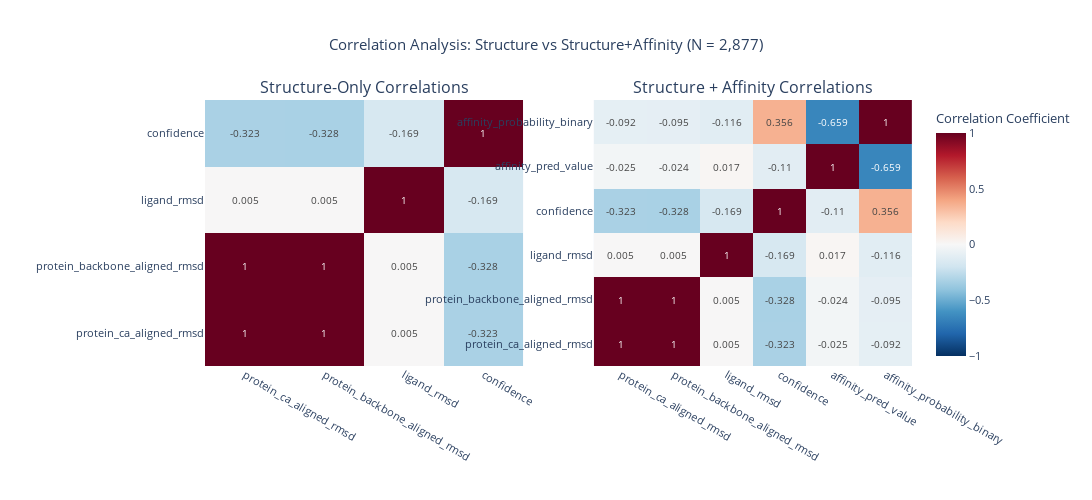
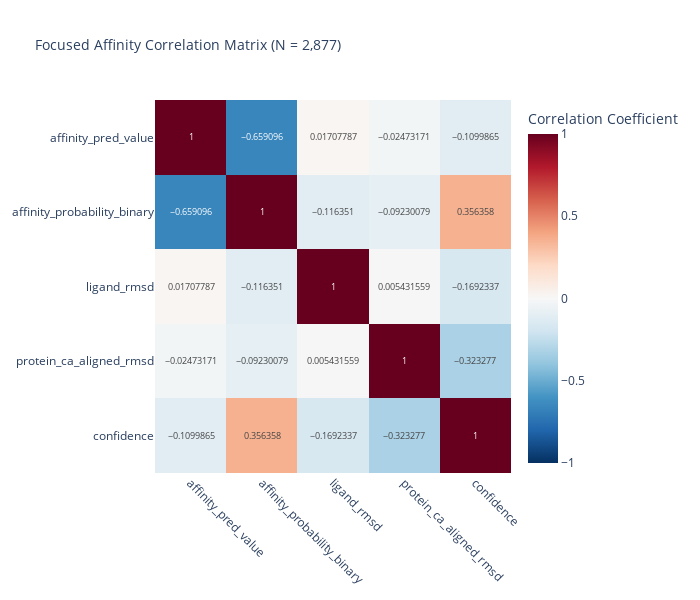

The notebook cell these images were saved under, in order:
### Code cell
# Create comprehensive affinity correlation matrix
print("\n🧬 Creating Affinity Correlation Matrix")

# Check if we have affinity data for correlation matrix
if 'df_with_affinity' in locals():
    df_corr_affinity = df_with_affinity.copy()
    
    # Select all relevant metrics for comprehensive correlation
    affinity_metrics = [
        'protein_ca_aligned_rmsd', 'protein_backbone_aligned_rmsd', 
        'ligand_rmsd', 'confidence',
        'affinity_pred_value', 'affinity_probability_binary'
    ]
    
    # Filter for available columns
    available_metrics = [col for col in affinity_metrics if col in df_corr_affinity.columns]
    
    if len(available_metrics) >= 4:  # Need at least 4 metrics for meaningful correlation
        
        # Create correlation matrix with affinity data
        affinity_correlation_matrix = df_corr_affinity[available_metrics].corr()
        
        # Create side-by-side correlation heatmaps
        fig_combined = make_subplots(
            rows=1, cols=2,
            subplot_titles=("Structure-Only Correlations", "Structure + Affinity Correlations"),
            specs=[[{"type": "xy"}, {"type": "xy"}]]
        )
        
        # Left plot: Original structure correlations
        structure_only_matrix = df_clean[['protein_ca_aligned_rmsd', 'protein_backbone_aligned_rmsd', 
                                        'ligand_rmsd', 'confidence']].corr()
        
        fig_combined.add_trace(
            go.Heatmap(
                z=structure_only_matrix.values,
                x=structure_only_matrix.columns,
                y=structure_only_matrix.index,
                colorscale='RdBu_r',
                zmid=0,
                zmin=-1,
                zmax=1,
                text=np.round(structure_only_matrix.values, 3),
                texttemplate="%{text}",
                textfont={"size": 10},
                showscale=False
            ),
            row=1, col=1
        )
        
        # Right plot: Combined structure + affinity correlations  
        fig_combined.add_trace(
            go.Heatmap(
                z=affinity_correlation_matrix.values,
                x=affinity_correlation_matrix.columns,
                y=affinity_correlation_matrix.index,
                colorscale='RdBu_r',
                zmid=0,
                zmin=-1,
                zmax=1,
                text=np.round(affinity_correlation_matrix.values, 3),
                texttemplate="%{text}",
                textfont={"size": 10},
                colorbar=dict(title="Correlation Coefficient", x=1.02)
            ),
            row=1, col=2
        )
        
        # Update layout for combined plot
        fig_combined.update_layout(
            title_text=f"Correlation Analysis: Structure vs Structure+Affinity (N = {len(df_corr_affinity):,})",
            title_x=0.5,
            width=1200,
            height=500,
            font=dict(size=11)
        )
        
        # Update axes
        fig_combined.update_xaxes(title_text="", row=1, col=1)
        fig_combined.update_xaxes(title_text="", row=1, col=2)
        fig_combined.update_yaxes(title_text="", row=1, col=1)
        fig_combined.update_yaxes(title_text="", row=1, col=2)
        
        fig_combined.show()
        
        # Also create a focused affinity-only correlation matrix
        affinity_only_metrics = ['affinity_pred_value', 'affinity_probability_binary', 
                                'ligand_rmsd', 'protein_ca_aligned_rmsd', 'confidence']
        available_affinity_metrics = [col for col in affinity_only_metrics if col in df_corr_affinity.columns]
        
        if len(available_affinity_metrics) >= 3:
            affinity_focused_matrix = df_corr_affinity[available_affinity_metrics].corr()
            
            fig_affinity_focused = px.imshow(
                affinity_focused_matrix,
                text_auto=True,
                aspect="auto",
                title=f"Focused Affinity Correlation Matrix (N = {len(df_corr_affinity):,})",
                color_continuous_scale='RdBu_r',
                range_color=[-1, 1],
                labels=dict(color="Correlation Coefficient")
            )
            
            fig_affinity_focused.update_layout(
                width=700,
                height=600,
                font=dict(size=12),
                title_font_size=14
            )
            
            # Customize tick labels for better readability
            fig_affinity_focused.update_xaxes(tickangle=45)
            fig_affinity_focused.update_yaxes(tickangle=0)
            
            fig_affinity_focused.show()
            
            # Print key affinity correlations
            print(f"\n🎯 Key Affinity Correlations:")
            
            # Affinity value correlations
            if 'affinity_pred_value' in affinity_focused_matrix.columns:
                aff_ligand_corr = affinity_focused_matrix.loc['affinity_pred_value', 'ligand_rmsd']
                aff_protein_corr = affinity_focused_matrix.loc['affinity_pred_value', 'protein_ca_aligned_rmsd']
                aff_conf_corr = affinity_focused_matrix.loc['affinity_pred_value', 'confidence']
                
                print(f"   • Affinity Value vs Ligand RMSD: r = {aff_ligand_corr:.3f}")
                print(f"   • Affinity Value vs Protein RMSD: r = {aff_protein_corr:.3f}")
                print(f"   • Affinity Value vs Confidence: r = {aff_conf_corr:.3f}")
            
            # Binding probability correlations
            if 'affinity_probability_binary' in affinity_focused_matrix.columns:
                prob_ligand_corr = affinity_focused_matrix.loc['affinity_probability_binary', 'ligand_rmsd']
                prob_protein_corr = affinity_focused_matrix.loc['affinity_probability_binary', 'protein_ca_aligned_rmsd']
                prob_conf_corr = affinity_focused_matrix.loc['affinity_probability_binary', 'confidence']
                
                print(f"   • Binding Probability vs Ligand RMSD: r = {prob_ligand_corr:.3f}")
                print(f"   • Binding Probability vs Protein RMSD: r = {prob_protein_corr:.3f}")
                print(f"   • Binding Probability vs Confidence: r = {prob_conf_corr:.3f}")
            
            # Cross-correlation between affinity metrics
            if 'affinity_pred_value' in affinity_focused_matrix.columns and 'affinity_probability_binary' in affinity_focused_matrix.columns:
                aff_prob_corr = affinity_focused_matrix.loc['affinity_pred_value', 'affinity_probability_binary']
                print(f"   • Affinity Value vs Binding Probability: r = {aff_prob_corr:.3f}")
                
                if abs(aff_prob_corr) < 0.3:
                    print(f"     → Weak correlation suggests independent information content")
                elif aff_prob_corr < -0.5:
                    print(f"     → Strong negative correlation (expected: lower affinity = higher binding prob)")
                elif aff_prob_corr > 0.5:
                    print(f"     → Strong positive correlation (unexpected relationship)")
            
            print(f"\n📊 Correlation Matrix Insights:")
            print(f"   • Matrix size: {affinity_focused_matrix.shape[0]}×{affinity_focused_matrix.shape[1]}")
            print(f"   • Strongest correlation: {affinity_focused_matrix.abs().max().max():.3f}")
            print(f"   • Average absolute correlation: {affinity_focused_matrix.abs().mean().mean():.3f}")
            
    else:
        print("❌ Insufficient affinity metrics for correlation matrix")
        print(f"   Available metrics: {available_metrics}")
        
else:
    print("❌ No affinity data available for correlation matrix")
    print("   Run the affinity data loading section first")

### Figure 1 — Plotly figure (JSON) as saved in the notebook; plotly's stock layout.template omitted (floating-point values rounded to 4 significant figures)
{"data": [{"colorscale": [[0, "rgb(5,48,97)"], [0.1, "rgb(33,102,172)"], [0.2, "rgb(67,147,195)"], [0.3, "rgb(146,197,222)"], [0.4, "rgb(209,229,240)"], [0.5, "rgb(247,247,247)"], [0.6, "rgb(253,219,199)"], [0.7, "rgb(244,165,130)"], [0.8, "rgb(214,96,77)"], [0.9, "rgb(178,24,43)"], [1, "rgb(103,0,31)"]], "showscale": false, "text": [[1, 1, 0.005, -0.323], [1, 1, 0.005, -0.328], [0.005, 0.005, 1, -0.169], [-0.323, -0.328, -0.169, 1]], "textfont": {"size": 10}, "texttemplate": "%{text}", "type": "heatmap", "x": ["protein_ca_aligned_rmsd", "protein_backbone_aligned_rmsd", "ligand_rmsd", "confidence"], "xaxis": "x", "y": ["protein_ca_aligned_rmsd", "protein_backbone_aligned_rmsd", "ligand_rmsd", "confidence"], "yaxis": "y", "z": [[1, 0.9996, 0.005432, -0.3233], [0.9996, 1, 0.005215, -0.3277], [0.005432, 0.005215, 1, -0.1692], [-0.3233, -0.3277, -0.1692, 1]], "zmax": 1, "zmid": 0, "zmin": -1}, {"colorbar": {"title": {"text": "Correlation Coefficient"}, "x": 1.02}, "colorscale": [[0, "rgb(5,48,97)"], [0.1, "rgb(33,102,172)"], [0.2, "rgb(67,147,195)"], [0.3, "rgb(146,197,222)"], [0.4, "rgb(209,229,240)"], [0.5, "rgb(247,247,247)"], [0.6, "rgb(253,219,199)"], [0.7, "rgb(244,165,130)"], [0.8, "rgb(214,96,77)"], [0.9, "rgb(178,24,43)"], [1, "rgb(103,0,31)"]], "text": [[1, 1, 0.005, -0.323, -0.025, -0.092], [1, 1, 0.005, -0.328, -0.024, -0.095], [0.005, 0.005, 1, -0.169, 0.017, -0.116], [-0.323, -0.328, -0.169, 1, -0.11, 0.356], [-0.025, -0.024, 0.017, -0.11, 1, -0.659], [-0.092, -0.095, -0.116, 0.356, -0.659, 1]], "textfont": {"size": 10}, "texttemplate": "%{text}", "type": "heatmap", "x": ["protein_ca_aligned_rmsd", "protein_backbone_aligned_rmsd", "ligand_rmsd", "confidence", "affinity_pred_value", "affinity_probability_binary"], "xaxis": "x2", "y": ["protein_ca_aligned_rmsd", "protein_backbone_aligned_rmsd", "ligand_rmsd", "confidence", "affinity_pred_value", "affinity_probability_binary"], "yaxis": "y2", "z": [[1, 0.9996, 0.005432, -0.3233, -0.02473, -0.0923], [0.9996, 1, 0.005215, -0.3277, -0.02399, -0.09515], [0.005432, 0.005215, 1, -0.1692, 0.01708, -0.1164], [-0.3233, -0.3277, -0.1692, 1, -0.11, 0.3564], [-0.02473, -0.02399, 0.01708, -0.11, 1, -0.6591], [-0.0923, -0.09515, -0.1164, 0.3564, -0.6591, 1]], "zmax": 1, "zmid": 0, "zmin": -1}], "layout": {"annotations": [{"font": {"size": 16}, "showarrow": false, "text": "Structure-Only Correlations", "x": 0.225, "xanchor": "center", "xref": "paper", "y": 1, "yanchor": "bottom", "yref": "paper"}, {"font": {"size": 16}, "showarrow": false, "text": "Structure + Affinity Correlations", "x": 0.775, "xanchor": "center", "xref": "paper", "y": 1, "yanchor": "bottom", "yref": "paper"}], "font": {"size": 11}, "height": 500, "title": {"text": "Correlation Analysis: Structure vs Structure+Affinity (N = 2,877)", "x": 0.5}, "width": 1200, "xaxis": {"anchor": "y", "domain": [0, 0.45], "title": {"text": ""}}, "xaxis2": {"anchor": "y2", "domain": [0.55, 1], "title": {"text": ""}}, "yaxis": {"anchor": "x", "domain": [0, 1], "title": {"text": ""}}, "yaxis2": {"anchor": "x2", "domain": [0, 1], "title": {"text": ""}}}}

### Figure 2 — Plotly figure (JSON) as saved in the notebook; plotly's stock layout.template omitted (floating-point values rounded to 4 significant figures)
{"data": [{"coloraxis": "coloraxis", "hovertemplate": "x: %{x}<br>y: %{y}<br>Correlation Coefficient: %{z}<extra></extra>", "name": "0", "texttemplate": "%{z}", "type": "heatmap", "x": ["affinity_pred_value", "affinity_probability_binary", "ligand_rmsd", "protein_ca_aligned_rmsd", "confidence"], "xaxis": "x", "y": ["affinity_pred_value", "affinity_probability_binary", "ligand_rmsd", "protein_ca_aligned_rmsd", "confidence"], "yaxis": "y", "z": [[1, -0.6591, 0.01708, -0.02473, -0.11], [-0.6591, 1, -0.1164, -0.0923, 0.3564], [0.01708, -0.1164, 1, 0.005432, -0.1692], [-0.02473, -0.0923, 0.005432, 1, -0.3233], [-0.11, 0.3564, -0.1692, -0.3233, 1]]}], "layout": {"coloraxis": {"cmax": 1, "cmin": -1, "colorbar": {"title": {"text": "Correlation Coefficient"}}, "colorscale": [[0, "rgb(5,48,97)"], [0.1, "rgb(33,102,172)"], [0.2, "rgb(67,147,195)"], [0.3, "rgb(146,197,222)"], [0.4, "rgb(209,229,240)"], [0.5, "rgb(247,247,247)"], [0.6, "rgb(253,219,199)"], [0.7, "rgb(244,165,130)"], [0.8, "rgb(214,96,77)"], [0.9, "rgb(178,24,43)"], [1, "rgb(103,0,31)"]]}, "font": {"size": 12}, "height": 600, "title": {"font": {"size": 14}, "text": "Focused Affinity Correlation Matrix (N = 2,877)"}, "width": 700, "xaxis": {"anchor": "y", "domain": [0, 1], "tickangle": 45}, "yaxis": {"anchor": "x", "autorange": "reversed", "domain": [0, 1], "tickangle": 0}}}
